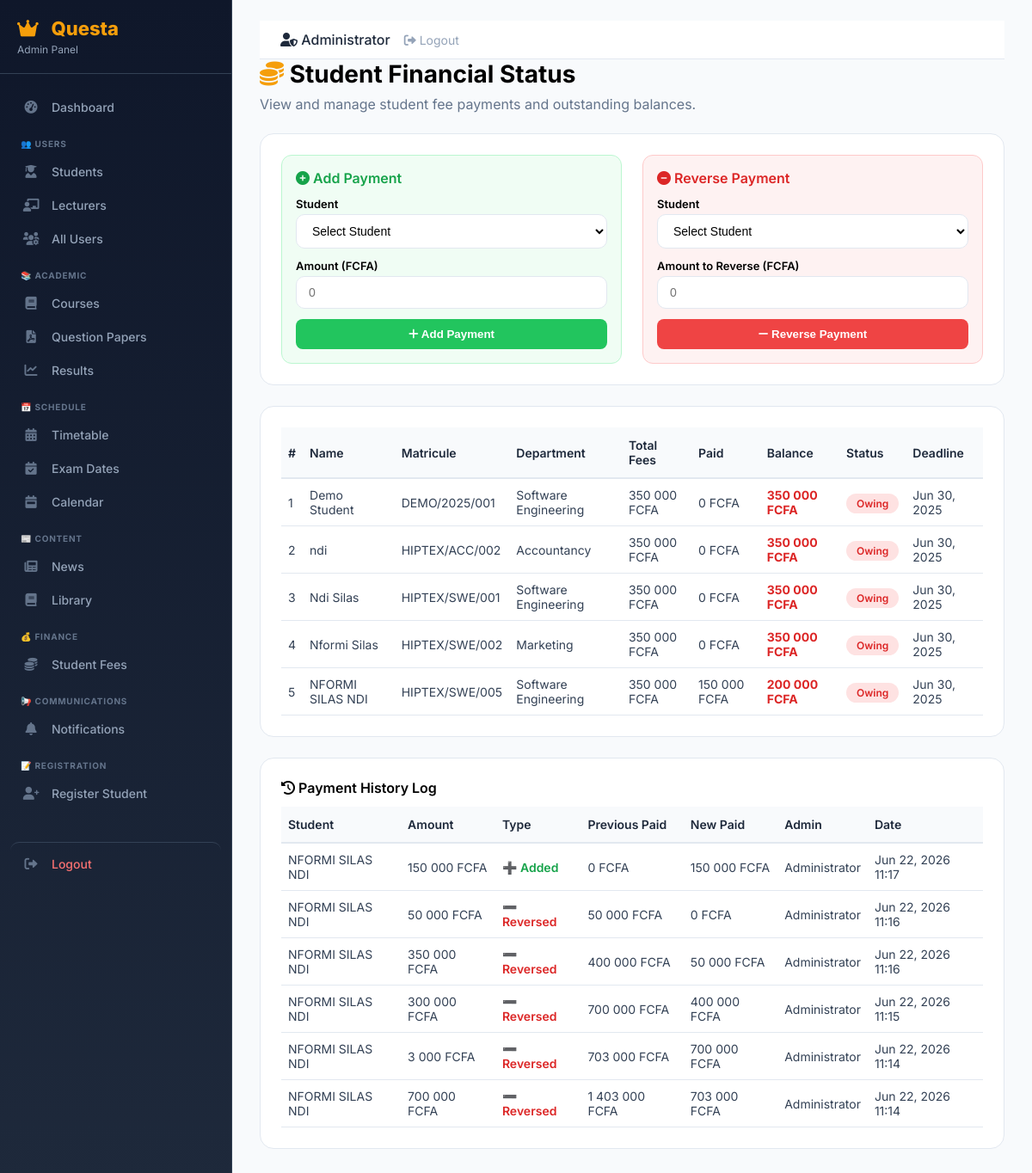
The page /admin/update-financial.php (signed in) on the database its author committed.
### tables this page shows
CREATE TABLE `users` (
  `id` int(11) NOT NULL,
  `name` varchar(100) NOT NULL,
  `email` varchar(100) NOT NULL,
  `password` varchar(255) NOT NULL,
  `role` enum('admin','lecturer','student') DEFAULT 'student',
  `matricule` varchar(50) DEFAULT NULL,
  `department_id` int(11) DEFAULT NULL,
  `avatar` varchar(255) DEFAULT NULL,
  `created_at` datetime DEFAULT current_timestamp()
);

CREATE TABLE `departments` (
  `id` int(11) NOT NULL,
  `name` varchar(100) NOT NULL,
  `abbreviation` varchar(10) DEFAULT NULL,
  `icon` varchar(50) DEFAULT NULL
);

CREATE TABLE `financial_records` (
  `id` int(11) NOT NULL,
  `student_id` int(11) NOT NULL,
  `total_fees` int(11) DEFAULT 350000,
  `paid` int(11) DEFAULT 0,
  `balance` int(11) DEFAULT 350000,
  `status` enum('paid','owing') DEFAULT 'owing',
  `deadline` date DEFAULT '2025-06-30',
  `created_at` timestamp NOT NULL DEFAULT current_timestamp()
);

CREATE TABLE `payment_history` (
  `id` int(11) NOT NULL,
  `student_id` int(11) NOT NULL,
  `amount` int(11) NOT NULL,
  `type` enum('add','reverse') DEFAULT 'add',
  `previous_paid` int(11) NOT NULL,
  `new_paid` int(11) NOT NULL,
  `admin_id` int(11) NOT NULL,
  `created_at` timestamp NOT NULL DEFAULT current_timestamp()
);

### admin/update-financial.php (the view, shortened to what this page needs)
<?php
require_once '../includes/config.php';
$pdo->exec("
    CREATE TABLE IF NOT EXISTS financial_records (
        id INT PRIMARY KEY AUTO_INCREMENT,
        student_id INT NOT NULL,
        total_fees INT DEFAULT 350000,
        paid INT DEFAULT 0,
        balance INT DEFAULT 350000,
        status ENUM('paid', 'owing') DEFAULT 'owing',
        deadline DATE DEFAULT '2025-06-30',
        created_at TIMESTAMP DEFAULT CURRENT_TIMESTAMP,
        FOREIGN KEY (student_id) REFERENCES users(id) ON DELETE CASCADE
    )
");
$pdo->exec("
    CREATE TABLE IF NOT EXISTS payment_history (
        id INT PRIMARY KEY AUTO_INCREMENT,
        student_id INT NOT NULL,
        amount INT NOT NULL,
        type ENUM('add', 'reverse') DEFAULT 'add',
        previous_paid INT NOT NULL,
        new_paid INT NOT NULL,
        admin_id INT NOT NULL,
        created_at TIMESTAMP DEFAULT CURRENT_TIMESTAMP,
        FOREIGN KEY (student_id) REFERENCES users(id) ON DELETE CASCADE,
        FOREIGN KEY (admin_id) REFERENCES users(id) ON DELETE CASCADE
    )
");
$students = $pdo->query("
    SELECT u.id, u.name, u.email, u.matricule, d.name as department,
           COALESCE(f.total_fees, 350000) as total_fees,
           COALESCE(f.paid, 0) as paid,
           COALESCE(f.balance, 350000) as balance,
           f.status,
           f.deadline
    FROM users u
    LEFT JOIN departments d ON u.department_id = d.id
    LEFT JOIN financial_records f ON u.id = f.student_id
    WHERE u.role = 'student'
    ORDER BY u.name
")->fetchAll();
include 'header.php';
?>
<div class="admin-main-content">
    <h1 style="font-size: 28px; font-weight: 700; margin-bottom: 8px;">
        <i class="fas fa-coins" style="color: #f59e0b;"></i> Student Financial Status
    </h1>
    <p style="color: #64748b; margin-bottom: 24px;">
        View and manage student fee payments and outstanding balances.
    </p>
    <div class="admin-card">
        <div style="display: grid; grid-template-columns: 1fr 1fr; gap: 24px;">
            <div style="background: #f0fdf4; padding: 16px; border-radius: 12px; border: 1px solid #bbf7d0;">
                <h3 style="color: #16a34a; margin-bottom: 12px;">
                    <i class="fas fa-plus-circle"></i> Add Payment
                </h3>
                <form method="POST" style="display: flex; flex-direction: column; gap: 12px;">
                    <div>
                        <label style="font-size: 13px; font-weight: 600; display: block; margin-bottom: 4px;">Student</label>
                        <select name="student_id" class="form-select" required>
                            <option value="">Select Student</option>
                        </select>
                    </div>
                    <div>
                        <label style="font-size: 13px; font-weight: 600; display: block; margin-bottom: 4px;">Amount (FCFA)</label>
                        <input type="number" name="amount" class="form-input" placeholder="0" min="1" required>
                    </div>
                    <button type="submit" name="update_payment" style="background: #22c55e; color: white; padding: 10px; border: none; border-radius: 8px; font-weight: 600; cursor: pointer;">
                        <i class="fas fa-plus"></i> Add Payment
                    </button>
                </form>
            </div>
            <div style="background: #fef2f2; padding: 16px; border-radius: 12px; border: 1px solid #fecaca;">
                <h3 style="color: #dc2626; margin-bottom: 12px;">
                    <i class="fas fa-minus-circle"></i> Reverse Payment
                </h3>
                <form method="POST" style="display: flex; flex-direction: column; gap: 12px;">
                    <div>
                        <label style="font-size: 13px; font-weight: 600; display: block; margin-bottom: 4px;">Student</label>
                        <select name="student_id" class="form-select" required>
                            <option value="">Select Student</option>
                        </select>
                    </div>
                    <div>
                        <label style="font-size: 13px; font-weight: 600; display: block; margin-bottom: 4px;">Amount to Reverse (FCFA)</label>
                        <input type="number" name="reverse_amount" class="form-input" placeholder="0" min="1" required>
                    </div>
                    <button type="submit" name="reverse_payment" style="background: #ef4444; color: white; padding: 10px; border: none; border-radius: 8px; font-weight: 600; cursor: pointer;" onclick="return confirm('Are you sure you want to reverse this payment? This action cannot be undone.')">
                        <i class="fas fa-minus"></i> Reverse Payment
                    </button>
                </form>
            </div>
        </div>
    </div>
    <div class="admin-card" style="overflow-x: auto;">
        <table class="admin-table">
            <thead>
                <tr>
                    <th>#</th>
                    <th>Name</th>
                    <th>Matricule</th>
                    <th>Department</th>
                    <th>Total Fees</th>
                    <th>Paid</th>
                    <th>Balance</th>
                    <th>Status</th>
                    <th>Deadline</th>
                </tr>
            </thead>
            <tbody>
                <?php $count = 1; foreach ($students as $student):
                    $balance = $student['total_fees'] - $student['paid'];
                    $status = $balance <= 0 ? 'Paid' : 'Owing';
                    $statusClass = $balance <= 0 ? 'paid' : 'owing';
                ?>
                <tr>
                    <td><?php echo $count++; ?></td>
                    <td><?php echo htmlspecialchars($student['name']); ?></td>
                    <td><?php echo htmlspecialchars($student['matricule']); ?></td>
                    <td><?php echo htmlspecialchars($student['department']); ?></td>
                    <td><?php echo number_format($student['total_fees'], 0, ',', ' '); ?> FCFA</td>
                    <td><?php echo number_format($student['paid'], 0, ',', ' '); ?> FCFA</td>
                    <td>
                        <strong style="color: <?php echo $balance > 0 ? '#dc2626' : '#10b981'; ?>">
                            <?php echo number_format($balance, 0, ',', ' '); ?> FCFA
                        </strong>
                    </td>
                    <td><span class="status-badge <?php echo $statusClass; ?>"><?php echo $status; ?></span></td>
                    <td><?php echo date('M d, Y', strtotime($student['deadline'] ?? '2025-06-30')); ?></td>
                </tr>
                <?php endforeach; ?>
            </tbody>
        </table>
    </div>
    <div class="admin-card">
        <h3><i class="fas fa-history"></i> Payment History Log</h3>
        <?php
        $history = $pdo->query("
            SELECT ph.*, u.name as student_name, a.name as admin_name
            FROM payment_history ph
            LEFT JOIN users u ON ph.student_id = u.id
            LEFT JOIN users a ON ph.admin_id = a.id
            ORDER BY ph.created_at DESC LIMIT 20
        ")->fetchAll();
        ?>
        <?php if (count($history) > 0): ?>
            <table class="admin-table">
                <thead>
                    <tr>
                        <th>Student</th>
                        <th>Amount</th>
                        <th>Type</th>
                        <th>Previous Paid</th>
                        <th>New Paid</th>
                        <th>Admin</th>
                        <th>Date</th>
                    </tr>
                </thead>
                <tbody>
                    <?php foreach ($history as $entry): ?>
                        <tr>
                            <td><?php echo htmlspecialchars($entry['student_name']); ?></td>
                            <td><?php echo number_format($entry['amount'], 0, ',', ' '); ?> FCFA</td>
                            <td>
                                <span style="color: <?php echo $entry['type'] == 'add' ? '#16a34a' : '#dc2626'; ?>; font-weight: 600;">
                                    <?php echo $entry['type'] == 'add' ? '➕ Added' : '➖ Reversed'; ?>
                                </span>
                            </td>
                            <td><?php echo number_format($entry['previous_paid'], 0, ',', ' '); ?> FCFA</td>
                            <td><?php echo number_format($entry['new_paid'], 0, ',', ' '); ?> FCFA</td>
                            <td><?php echo htmlspecialchars($entry['admin_name']); ?></td>
                            <td><?php echo date('M d, Y H:i', strtotime($entry['created_at'])); ?></td>
                        </tr>
                    <?php endforeach; ?>
                </tbody>
            </table>
        <?php else: ?>
            <p style="color: var(--text-muted);">No payment history yet.</p>
        <?php endif; ?>
    </div>
</div>
<?php include 'footer.php'; ?>

### admin/header.php (style rules this page uses)
* { margin: 0; padding: 0; box-sizing: border-box; }
body { font-family: 'Inter', sans-serif; background: #f8fafc; min-height: 100vh; }
.admin-card { background: white; border-radius: 16px; padding: 24px; border: 1px solid #e2e8f0; margin-bottom: 24px; overflow-x: auto; }
.admin-card h3 { font-size: 16px; font-weight: 600; margin-bottom: 12px; }
.admin-table { width: 100%; border-collapse: collapse; font-size: 14px; }
.admin-table th { text-align: left; padding: 12px 8px; background: #f8fafc; font-weight: 600; color: #1e293b; border-bottom: 2px solid #e2e8f0; }
.admin-table td { padding: 10px 8px; border-bottom: 1px solid #e2e8f0; color: #334155; }
.form-input, .form-select { width: 100%; padding: 10px 14px; border: 1px solid #e2e8f0; border-radius: 10px; font-size: 14px; background: white; }
.status-badge { padding: 4px 12px; border-radius: 30px; font-size: 12px; font-weight: 600; }
.status-badge.owing { background: #fee2e2; color: #dc2626; }

### rows shown on the page
users: name "Demo Student", matricule "DEMO/2025/001", department.name "Software Engineering", total_fees "350 000", paid "0", balance "350 000", status "Owing", deadline "Jun 30, 2025"
users: name "ndi", matricule "HIPTEX/ACC/002", department.name "Accountancy", total_fees "350 000", paid "0", balance "350 000", status "Owing", deadline "Jun 30, 2025"
users: name "Ndi Silas", matricule "HIPTEX/SWE/001", department.name "Software Engineering", total_fees "350 000", paid "0", balance "350 000", status "Owing", deadline "Jun 30, 2025"
users: name "Nformi Silas", matricule "HIPTEX/SWE/002", department.name "Marketing", total_fees "350 000", paid "0", balance "350 000", status "Owing", deadline "Jun 30, 2025"
users: name "NFORMI SILAS NDI", matricule "HIPTEX/SWE/005", department.name "Software Engineering", total_fees "350 000", paid "150 000", balance "200 000", status "Owing", financial_records.deadline "Jun 30, 2025"
payment_history: student.name "NFORMI SILAS NDI", amount "150 000", type "➕ Added", previous_paid "0", new_paid "150 000", admin.name "Administrator", created_at "Jun 22, 2026 11:17"
payment_history: student.name "NFORMI SILAS NDI", amount "50 000", type "➖ Reversed", previous_paid "50 000", new_paid "0", admin.name "Administrator", created_at "Jun 22, 2026 11:16"
payment_history: student.name "NFORMI SILAS NDI", amount "350 000", type "➖ Reversed", previous_paid "400 000", new_paid "50 000", admin.name "Administrator", created_at "Jun 22, 2026 11:16"
payment_history: student.name "NFORMI SILAS NDI", amount "300 000", type "➖ Reversed", previous_paid "700 000", new_paid "400 000", admin.name "Administrator", created_at "Jun 22, 2026 11:15"
payment_history: student.name "NFORMI SILAS NDI", amount "3 000", type "➖ Reversed", previous_paid "703 000", new_paid "700 000", admin.name "Administrator", created_at "Jun 22, 2026 11:14"
payment_history: student.name "NFORMI SILAS NDI", amount "700 000", type "➖ Reversed", previous_paid "1 403 000", new_paid "703 000", admin.name "Administrator", created_at "Jun 22, 2026 11:14"

### other values the page prints
$_SESSION['user_name'] "Administrator"
